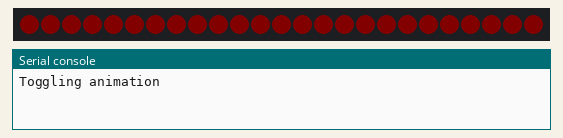
Simulated run of this program. Board: MicroPython board. Shown: 25 RGB LEDs in strip order, left to right, the last lines printed to the serial console. Dim RGB values are drawn brighter than linear; library files of the repository ran but are not shown: neopixel_animate.py.

Above: at 7.1 s.
At 15.45 s:
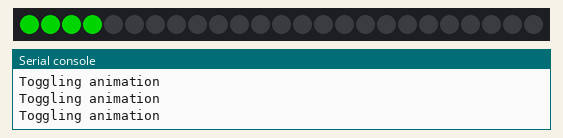
At 16.64 s:
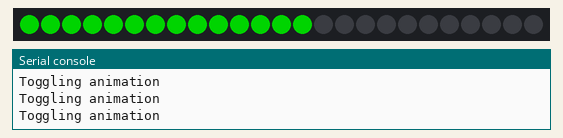
At 17.37 s:
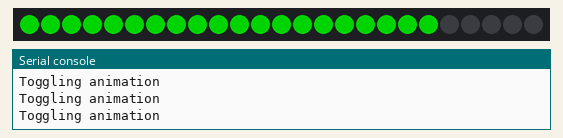
At 18.0 s:
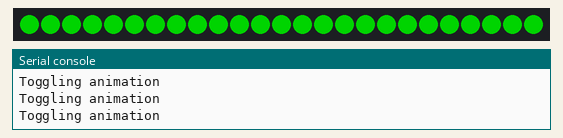
At 24.08 s:
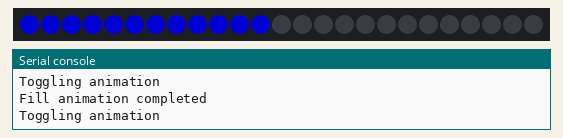

Measured:
- what the display in image 4 shows lasts 2.1 s, from 17.9 s to 20.0 s

The program:

example_simple.py
```python
#https://www.youtube.com/watch?v=a1_O9AnuGB0
import neopixel
from machine import Pin
from neopixel_animate import NeopixelAnimate, PulseAnimation, RainbowAnimation, RotateAnimation
import uasyncio as asyncio

strip_len = 25

strip = neopixel.NeoPixel(Pin(22), strip_len)

GREEN = (0, 128, 0)
RED = (128, 0, 0)
BLUE = (0, 0, 128)
BLACK = (0, 0, 0)

breath = PulseAnimation(strip_len, 800, color=BLUE)
offline = PulseAnimation(strip_len, 2000, color=RED)
rainbow = RainbowAnimation(strip_len, 2000)
rotate = RotateAnimation(strip_len, 2000, color=BLUE, color_bg=BLACK, dir='cw')


# adding user's animation
# offset is float 0.0 ~ 1.0
class FillAnimation(NeopixelAnimate):
    def frame(self, offset):
        color = self.params.get("color_passed_to_fill")
        active_px = int(self.len * offset)
        for i in range(self.len):
            if i <= active_px:
                self.leds[i] = color
            else:
                self.leds[i] = BLACK

# callback example


def fill_animation_callback():
    print("Fill animation completed")


fill = FillAnimation(strip_len, 3000, color_passed_to_fill=GREEN,
                     loop=False, callback=fill_animation_callback)

animations = [breath, offline, rainbow, fill, rotate]

active_animation = breath
pointer = 0


async def toggle_animation():
    global pointer, active_animation
    while True:
        await asyncio.sleep_ms(5000)
        print("Toggling animation")
        pointer = pointer + 1
        if pointer >= len(animations):
            pointer = 0
        active_animation = animations[pointer]
        active_animation.start()


async def process_animation():
    frame = False
    while True:
        frame = active_animation.get_frame()
        if frame:
            for i in range(strip_len):
                strip[i] = frame[i][:]
            strip.write()
        await asyncio.sleep_ms(50)


loop = asyncio.get_event_loop()

loop.create_task(process_animation())
loop.create_task(toggle_animation())

loop.run_forever()
```
